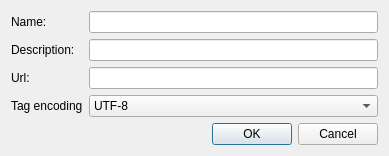
<?xml version="1.0" encoding="UTF-8"?>
<ui version="4.0">
 <class>AppendDialog</class>
 <widget class="QDialog" name="AppendDialog">
  <property name="geometry">
   <rect>
    <x>0</x>
    <y>0</y>
    <width>389</width>
    <height>155</height>
   </rect>
  </property>
  <property name="windowTitle">
   <string>Dialog</string>
  </property>
  <property name="windowIcon">
   <iconset resource="../resources.qrc">
    <normaloff>:/images/settings_32.png</normaloff>:/images/settings_32.png</iconset>
  </property>
  <layout class="QGridLayout" name="gridLayout">
   <item row="0" column="0">
    <widget class="QLabel" name="label_2">
     <property name="text">
      <string>Name:</string>
     </property>
    </widget>
   </item>
   <item row="0" column="1">
    <widget class="QLineEdit" name="nameField"/>
   </item>
   <item row="1" column="0">
    <widget class="QLabel" name="label">
     <property name="text">
      <string>Description:</string>
     </property>
    </widget>
   </item>
   <item row="1" column="1">
    <widget class="QLineEdit" name="descriptionField"/>
   </item>
   <item row="2" column="0">
    <widget class="QLabel" name="label_3">
     <property name="text">
      <string>Url:</string>
     </property>
    </widget>
   </item>
   <item row="2" column="1">
    <widget class="QLineEdit" name="urlField"/>
   </item>
   <item row="3" column="0">
    <widget class="QLabel" name="label_4">
     <property name="text">
      <string>Tag encoding</string>
     </property>
    </widget>
   </item>
   <item row="3" column="1">
    <widget class="QComboBox" name="encodingBox">
     <item>
      <property name="text">
       <string>UTF-8</string>
      </property>
     </item>
     <item>
      <property name="text">
       <string>Windows-1251</string>
      </property>
     </item>
    </widget>
   </item>
   <item row="4" column="0" colspan="2">
    <widget class="QDialogButtonBox" name="buttonBox">
     <property name="orientation">
      <enum>Qt::Horizontal</enum>
     </property>
     <property name="standardButtons">
      <set>QDialogButtonBox::Cancel|QDialogButtonBox::Ok</set>
     </property>
    </widget>
   </item>
  </layout>
 </widget>
 <resources>
  <include location="../resources.qrc"/>
 </resources>
 <connections>
  <connection>
   <sender>buttonBox</sender>
   <signal>rejected()</signal>
   <receiver>AppendDialog</receiver>
   <slot>reject()</slot>
   <hints>
    <hint type="sourcelabel">
     <x>295</x>
     <y>138</y>
    </hint>
    <hint type="destinationlabel">
     <x>286</x>
     <y>154</y>
    </hint>
   </hints>
  </connection>
  <connection>
   <sender>buttonBox</sender>
   <signal>accepted()</signal>
   <receiver>AppendDialog</receiver>
   <slot>updateStation()</slot>
   <hints>
    <hint type="sourcelabel">
     <x>261</x>
     <y>132</y>
    </hint>
    <hint type="destinationlabel">
     <x>52</x>
     <y>85</y>
    </hint>
   </hints>
  </connection>
 </connections>
 <slots>
  <slot>updateStation()</slot>
 </slots>
</ui>
